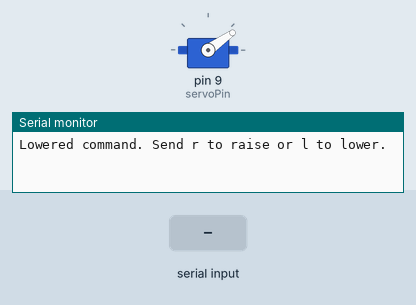
Recording of a sketch running on a simulated Arduino Uno, built with avr-gcc and run on an emulated ATmega328P. On the bench: servo, the last lines printed to the serial monitor. The test bench sets the inputs (shaded band).

Above: at 1.2 s.
1.3 s: "r" received over Serial
At 1.76 s:
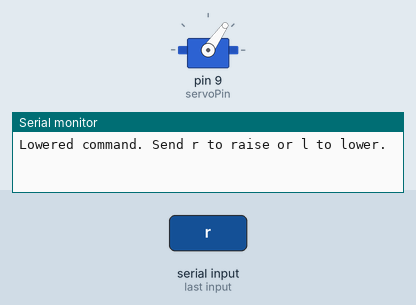
At 3.1 s:
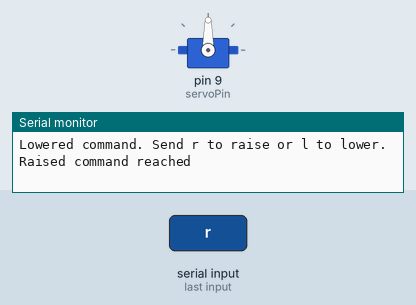
4.3 s: "l" received over Serial
At 4.76 s:
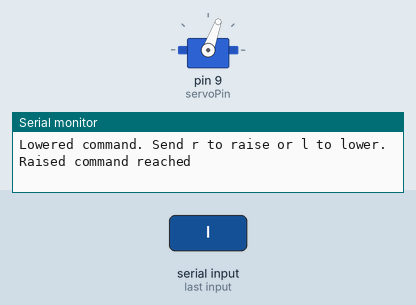
Timing chart, 0 to 7.3 s (numbered marks = the images above; inputs shaded):
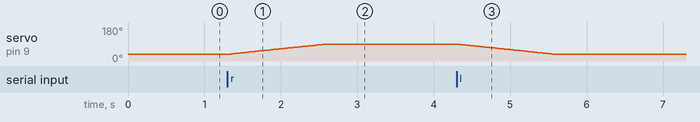

The sketch:

mini_drawbridge_model.ino
```cpp
// Mini drawbridge model · Arduino Uno R3 and positional servo.
#include <Servo.h>

constexpr uint8_t servoPin = 9;
constexpr int lowered = 35;
constexpr int raised = 90;
// For the opposite mounting orientation, mirror both endpoints about 90°.
constexpr bool reverseTravel = false;
constexpr unsigned long stepInterval = 24;

Servo bridge;
int position = lowered;
int target = lowered;
unsigned long lastStep = 0;

void writeDeck(int angle) {
  bridge.write(reverseTravel ? 180 - angle : angle);
}

void setup() {
  Serial.begin(115200);
  bridge.attach(servoPin);
  writeDeck(position);
  Serial.println(F("Lowered command. Send r to raise or l to lower."));
}

void loop() {
  while (Serial.available()) {
    switch (Serial.read()) {
      case 'r': target = raised; break;
      case 'l': target = lowered; break;
    }
  }
  const unsigned long now = millis();
  if (position == target || now - lastStep < stepInterval) return;
  lastStep = now;
  position += position < target ? 1 : -1;
  writeDeck(position);
  if (position == target) {
    Serial.println(position == raised ? F("Raised command reached") : F("Lowered command reached"));
  }
}
```

Measured:
- after the input at 1.3 s, servo on pin 9 (servoPin): moves from 35° to 90° over 1.3 s, starting at once
- after the input at 4.3 s, servo on pin 9 (servoPin): moves from 90° to 35° over 1.3 s, starting at once
